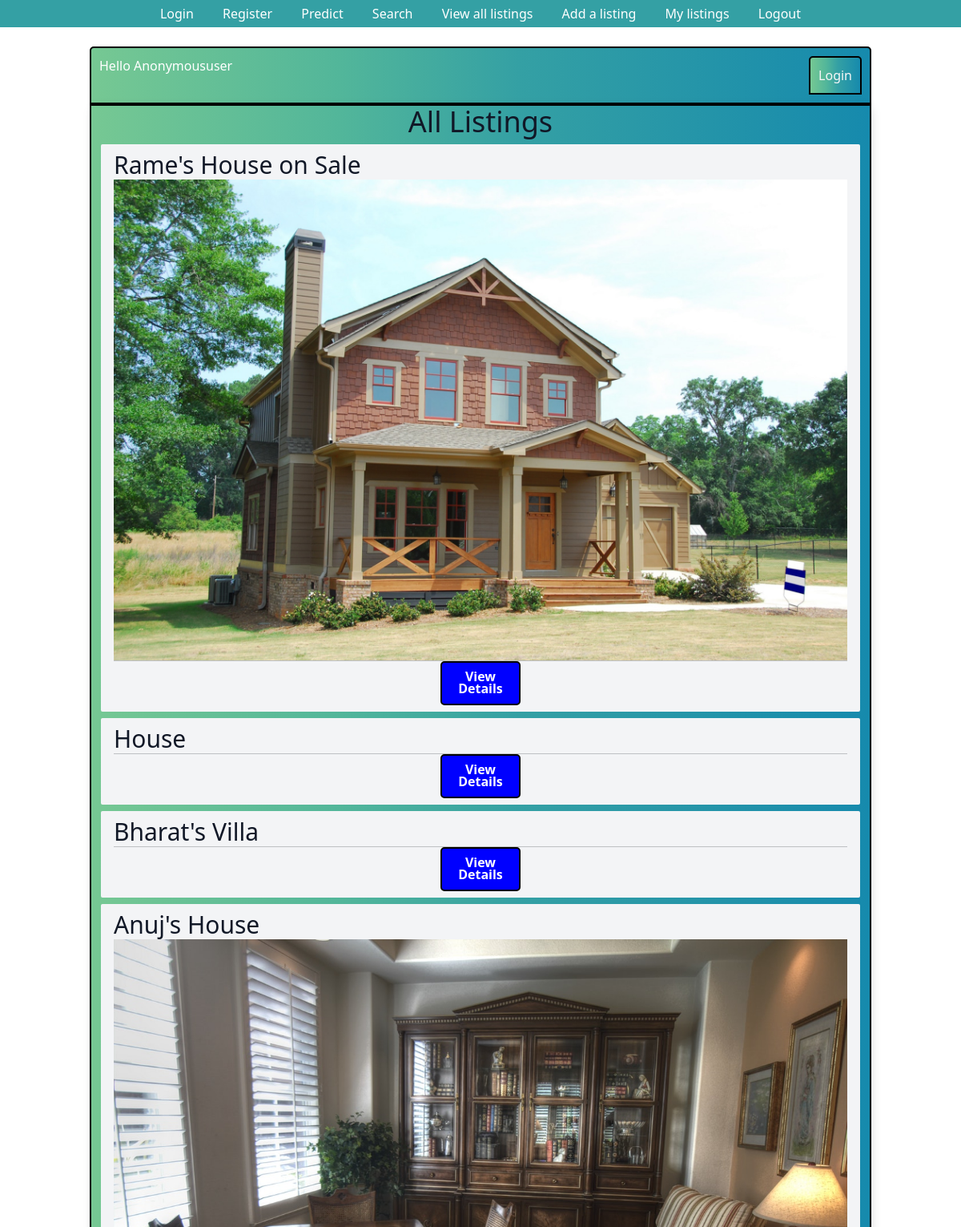
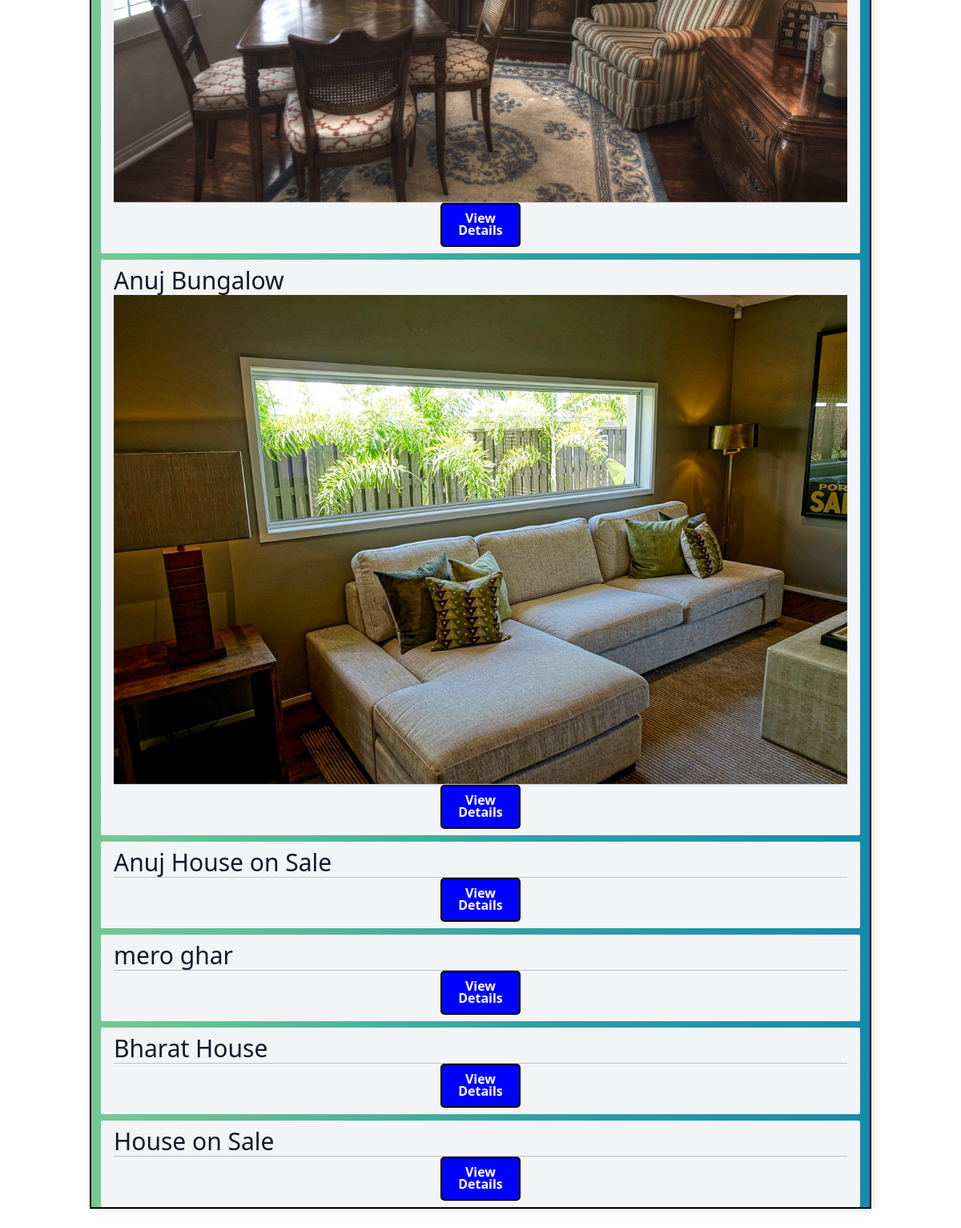
/listings/, run on the app's committed database (2 pictures, top to bottom).
### listings/models.py (models this page shows, shortened)
class Listing(models.Model):
    Title = models.CharField(max_length=30, default='House on Sale')
    Location = models.CharField(max_length=30, default='Kalanki')
    City = models.CharField(max_length=30, default='Kathmandu')
    Price = models.IntegerField(default=9999999)
    Bedroom = models.IntegerField(default=0)
    Bathroom = models.IntegerField(default=0)
    Floors = models.IntegerField(default=1)
    Parking = models.IntegerField(default=0)
    Face = models.CharField(max_length=30)
    Area = models.IntegerField(default=100)
    Road_Width = models.IntegerField(default=0)
    Road_Type = models.CharField(max_length=30)
    Build_Area = models.IntegerField(default=0)
    Amenities = models.CharField(max_length=30)
    Contact_number = models.IntegerField(default=9845654321)
    Contact_mail = models.CharField(max_length=30, default='admin@gmail.com')
    Image = models.ImageField()
    user = models.ForeignKey(User, on_delete=models.SET_NULL,null=True)
    is_sold = models.BooleanField(default=False)

### listings/views.py (the view)
# urls.py: path('listings/', listing_list, name='listing_list'),
def listing_list(request):
    listings = Listing.objects.all()
    context = {
        "listings" : listings
    }
    return render(request, "listings.html", context)

### templates/listings.html (shortened to what this page needs)
{% extends "base.html" %}
    {% block content %}
    <div class="header-bar">
        <div>
            Hello {{request.user|title}}
        </div>
        <div class="header-bar">
            {%if request.user.is_authenticated%}
            <a href="{% url 'logout' %}"> Logout </a>
            {%else%}
            <a href="{% url 'login' %}"> Login </a>
            {%endif%}
        </div>
    </div>
    <div class="container">
        <center><h1 class="text-4xl text-gray-900">All Listings</h1></center>
        {% for listing in listings %}
        <div class="mt-2 px-3 py-2 bg-gray-100 rounded-sm">
            <h3 class="text-3xl text-gray-900">{{ listing.Title }}</h3>
            {% if listing.Image %}
            <img src="{{ listing.Image.url }}" alt="">
            {% endif %}
            <center><hr><a href="/listings/{{ listing.id }}/" class="button">View Details</a></center>
        </div>
        {% endfor %}
    </div>
    {% endblock content %}

### templates/base.html (style rules this page uses)
.button { display: inline-block; width: 100px; height: 55px; background: blue !important; padding: 10px; text-align: center; border-radius: 5px; color: white; font-weight: bold; line-height: 15px; text-decoration: none; border: 2px solid #000; }
.header-bar { display: flex; justify-content: space-between; color: #fff; padding: 10px; border-radius: 5px 5px 0 0; background: linear-gradient(90deg, #76C893 0%, #52B69A 32%, #34A0A4 55%, #168AAD 100%); border: 2px solid #000 }
.container { max-width: 1550px; margin: auto; background-color: rgba(136, 5, 5, 0.421); -webkit-box-shadow: 2px 2px 13px -4px rgba(0, 0, 0, 0.21); box-shadow: 2px 2px 13px -4px rgba(0, 0, 0, 0.21); background: linear-gradient(90deg, #76C893 0%, #52B69A 32%, #34A0A4 55%, #168AAD 100%); border: 2px solid #000 }
.header-bar a { color: rgb(247, 247, 247); text-decoration: none; }

### data on the page
Listing: Title "Rame's House on Sale", Image (picture)
Listing: Title "House"
Listing: Title "Bharat's Villa"
Listing: Title "Anuj's House", Image (picture)
Listing: Title "Anuj Bungalow", Image (picture)
Listing: Title "Anuj House on Sale"
Listing: Title "mero ghar"
Listing: Title "Bharat House"
Listing: Title "House on Sale"

### other printed values
{{ request.user|title }} "Anonymoususer"
